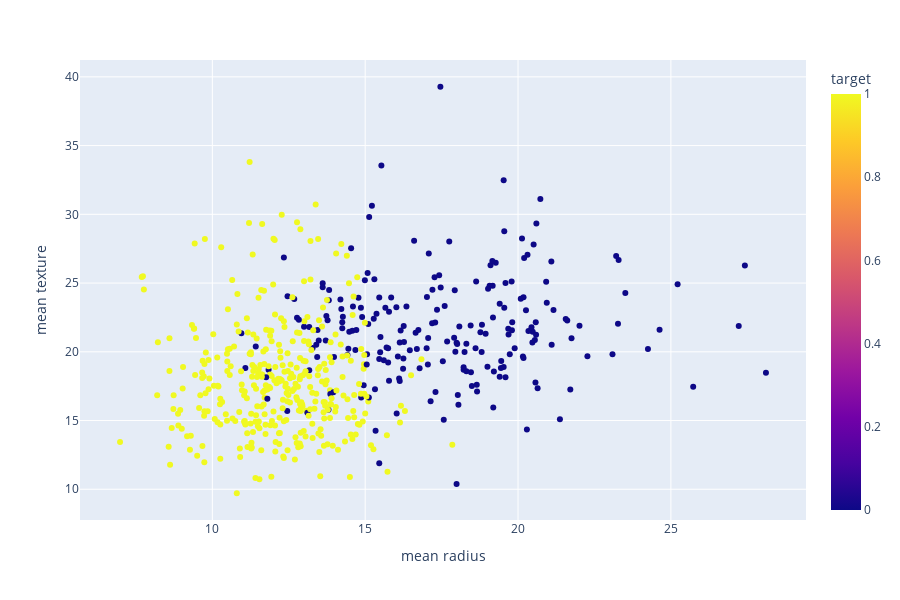

The code cell stored with this chart in its notebook:
### Markdown cell above
## 2. Plotly

### Code cell
import plotly.express as px

fig = px.scatter(data_breast_cancer, x='mean radius', y='mean texture', color='target')
fig.update_layout(height=600)
fig.show()

### Figure 1 — Plotly figure (JSON) as saved in the notebook; plotly's stock layout.template omitted (floating-point values rounded to 4 significant figures; data arrays with more than 128 entries replaced by an {"elided": "..."} marker saying what was removed)
{"data": [{"hovertemplate": "mean radius=%{x}<br>mean texture=%{y}<br>target=%{marker.color}<extra></extra>", "legendgroup": "", "marker": {"color": {"elided": "569 int values"}, "coloraxis": "coloraxis", "symbol": "circle"}, "mode": "markers", "name": "", "orientation": "v", "showlegend": false, "type": "scatter", "x": {"elided": "569 float values"}, "xaxis": "x", "y": {"elided": "569 float values"}, "yaxis": "y"}], "layout": {"coloraxis": {"colorbar": {"title": {"text": "target"}}, "colorscale": [[0, "#0d0887"], [0.1111, "#46039f"], [0.2222, "#7201a8"], [0.3333, "#9c179e"], [0.4444, "#bd3786"], [0.5556, "#d8576b"], [0.6667, "#ed7953"], [0.7778, "#fb9f3a"], [0.8889, "#fdca26"], [1, "#f0f921"]]}, "height": 600, "legend": {"tracegroupgap": 0}, "margin": {"t": 60}, "xaxis": {"anchor": "y", "domain": [0, 1], "title": {"text": "mean radius"}}, "yaxis": {"anchor": "x", "domain": [0, 1], "title": {"text": "mean texture"}}}}
